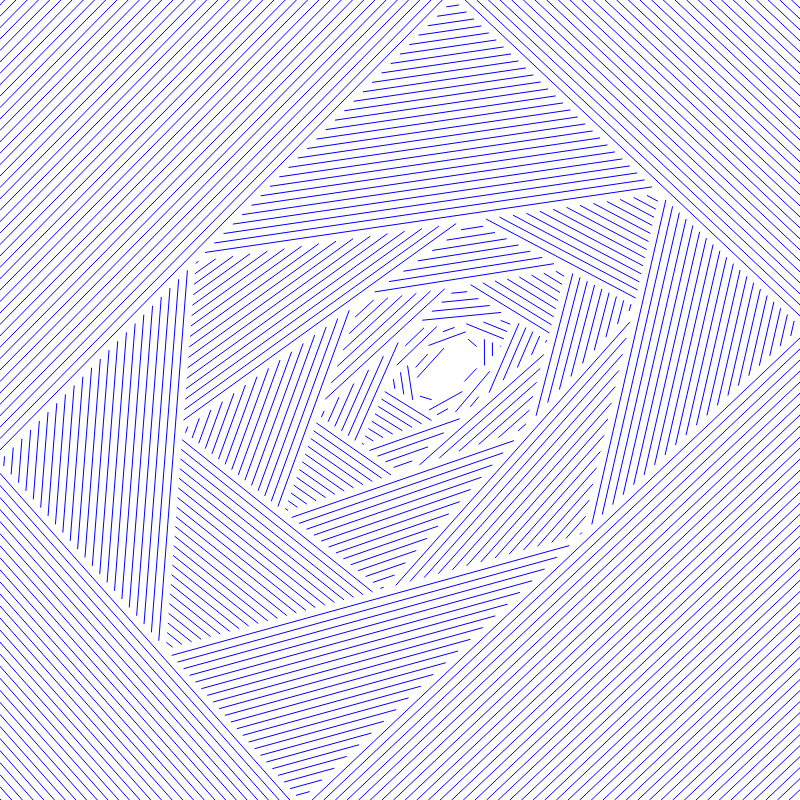
Frame 1 (no input)
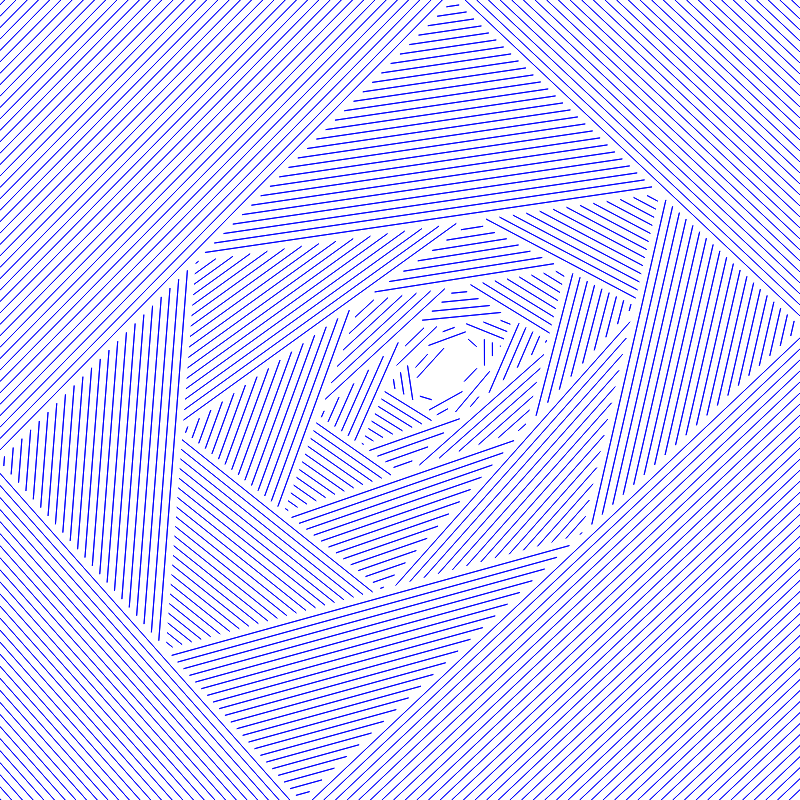
Frame 2 (the mouse pressed at the canvas centre, redrawn once)

The p5.js sketch that drew these frames (run headless with seeded random() and noise() and a simulated clock; the mouse was pressed at the canvas centre and the sketch redrawn once):

// p5.js sketch
// ── sketch.js
let polygons;
let lines;
const fullW = 800;
const depth = 9;
const spacing = 8;

function setup() {
  createCanvas(fullW, fullW);

  lines = [];

  var origin = p(0, 0);
  var initialPol = new Polygon([
    p(origin.x, origin.y),
    p(origin.x + fullW, origin.y),
    p(origin.x + fullW, origin.y + fullW),
    p(origin.x, origin.y + fullW)
  ]);

  // var initialPol = new Polygon([
  //   p(origin.x, origin.y),
  //   p(origin.x + 200, origin.y + 20),
  //   p(origin.x + 300, origin.y + 250),
  //   p(origin.x + 50, origin.y + 300)
  // ])
  polygons = subPolys(initialPol, depth);
  // background('blue');
  noLoop();
}

function p(x, y) {
  return createVector(x, y);
}

class Line {
  constructor(p1, p2) {
    this.p1 = p1;
    this.p2 = p2;
  }
}
function l(p1, p2) {
  return new Line(p1, p2);
}

class Polygon {
  constructor(vertices) {
    this.vertices = vertices;
  }

  draw() {
    // fill(255,255,255,50);
    noStroke();
    beginShape();
    this.vertices.forEach(v => {
      vertex(v.x, v.y);
    })
    endShape(CLOSE);
  }
}

function splitVerticesEven(p1, p2) {
  return p(
    (p1.x + p2.x) / 2.,
    (p1.y + p2.y) / 2.
  );
}

function distance(p1, p2) {
  return p5.Vector.sub(p2, p1).mag();
}

function truncatedNormal(mean, stdDev, min, max) {
  var val = min - 1;  // guaranteed to fail
  while (val < min || val > max) {
    val = randomGaussian(mean, stdDev);
  }
  return val;
}

function splitVerticesRandom(p1, p2, randomizer) {
  var lenAlong = distance(p1, p2) * randomizer();
  var theta = Math.atan2(p2.y - p1.y, p2.x - p1.x);  // atan2 handles negatives better
  return p(
    p1.x + Math.cos(theta) * lenAlong,
    p1.y + Math.sin(theta) * lenAlong
  );
}
splitVerticesRandomUniform = (p1, p2) => { return splitVerticesRandom(p1, p2, Math.random) }
splitVerticesRandomNormal = (p1, p2) => {
  return splitVerticesRandom(
    p1,
    p2,
    () => truncatedNormal(.5, .1, 0, 1)
  );
}

function subPoly(poly) {
  var newVertices = [];

  for (var i = 0; i < poly.vertices.length; i++) {
    var p1 = poly.vertices[i];
    var p2 = poly.vertices[(i + 1) % poly.vertices.length];  // wrap
    newVertices.push(splitVerticesRandomNormal(p1, p2));
    // newVertices.push(splitVerticesEven(p1, p2));
  }

  return new Polygon(newVertices);
}

function subPolys(poly, levels) {

  if (levels == 0) {
    return [];
  }

  var newPoly = subPoly(poly);

  // lines
  for (var i = 0; i < newPoly.vertices.length; i++) {
    var p1 = newPoly.vertices[i];                                  // new polygon vertex
    var p2 = newPoly.vertices[(i + 1) % newPoly.vertices.length];  // new polygon next vertex (wrapped)
    var q = poly.vertices[(i + 1) % newPoly.vertices.length];      // old polygon vertex in between

    // construct our "radiating" lines that are parellel to this new polygon edge (as many as we need).
    // unfortunately, i think this is basically impossible to understand without drawing,
    // but the gist is that we're constructing the two endpoints of a line that is parellel to
    // the relevant edge of newPoly, but shorter because it intersects the edges of the containing poly.
    // the trickiest bit of this is that we're trying to produce lines that are evenly spaced.
    // it would be easier to iterate in the x or y direction, and convert to the other, but that would produce
    // different spacings between lines for different edge angles (i think).

    // angles between edges of old containing poly and newPolygon, on either side
    var theta = p5.Vector.sub(q, p1).angleBetween(p5.Vector.sub(p2, p1));
    var rho = p5.Vector.sub(q, p2).angleBetween(p5.Vector.sub(p1, p2));

    var currentSpacing = spacing;
    while (true) {
      var thetaEdgeLen = currentSpacing / Math.sin(theta);                   // length
      var p1_prime = p5.Vector.add(p1, p5.Vector.sub(q, p1).copy().normalize().mult(thetaEdgeLen));

      var rhoEdgeLen = currentSpacing / Math.sin(rho);
      var p2_prime = p5.Vector.add(p2, p5.Vector.sub(p2, q).copy().normalize().mult(rhoEdgeLen));

      // this is where we hit the corner
      // i'm pretty sure it's fine to do this only for theta, breaking condition should be same for rho.
      if (thetaEdgeLen >= p5.Vector.sub(q, p1).mag()) {
        break;
      }

      lines.push(l(p1_prime, p2_prime));

      currentSpacing += spacing;
    }
  }

  var subSubs = subPolys(newPoly, levels - 1);
  subSubs.push(poly);
  return subSubs;
}


function draw() {
  // clear();
  // background('blue');
  // polygons.reverse().forEach((pol, i) => {
  //   pol.draw();
  // });

  lines.forEach(li => {
    stroke('blue');
    line(li.p1.x, li.p1.y, li.p2.x, li.p2.y);
  });
}
